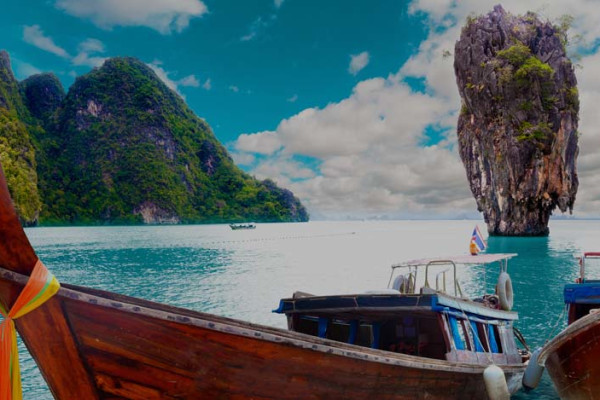
#> input picture ComputerVision/TP1/input.jpg, 600 x 400 px
$ python ex3.py
#> lines starting #> are read from the running program, lines starting #| are printed output that depends on the picture; after the words box and inside, x2 and y2 are one past the last pixel; in counts of white or black regions, pixels touching at a corner belong together
import numpy as np
import matplotlib.pyplot as plt
import cv2 as cv

image = cv.imread("input.jpg", 0)
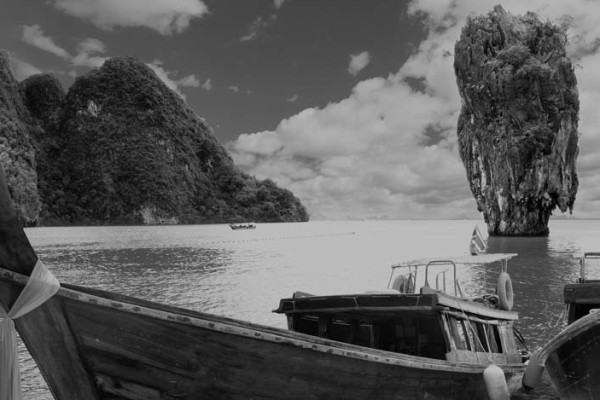
#> image: shape (400, 600); min 0, max 199, mean 92.4
image_array = np.array(image)

hauteur, largeur = image_array.shape
#> hauteur = 400; largeur = 600

# print(hauteur, largeur)

histogramme = np.zeros((256), dtype=int)
binaire = np.zeros((hauteur, largeur), dtype=int)

for x in range(hauteur):
    for y in range(largeur):
        histogramme[image_array[x, y]] += 1


flattened_list = [element for row in image_array for element in row]
#> flattened_list = 240000 items
n = len(flattened_list)
#> n = 240000

tab_tri = sorted(flattened_list)
#> tab_tri = 240000 items

if n % 2 == 0:
    seuil = (tab_tri[n//2] + tab_tri[n//2 - 1]) / 2
#> seuil = 80
else:
    seuil = tab_tri[n // 2]


for x in range(hauteur):
    for y in range(largeur):
        if image_array[x, y] >= seuil:
            binaire[x, y] = 1
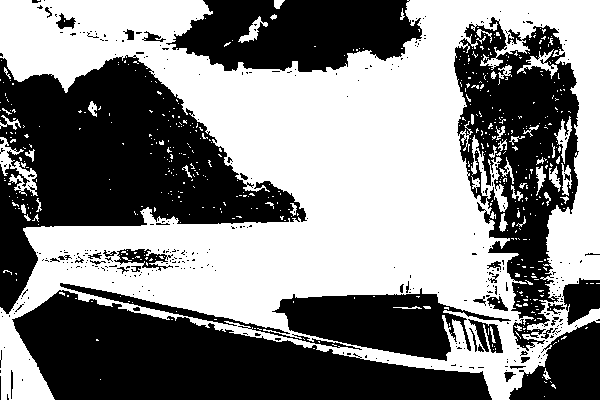
#> binaire: shape (400, 600) int64; values 0 (black) and 1 (white), 51.3% white; 369 black regions (324 under 20 px), largest, box (x1, y1, x2, y2) and area: (0, 55, 307, 314) 34798, (12, 290, 492, 400) 28939, (454, 17, 579, 351) 20280


plt.figure(figsize=(10, 10))

plt.subplot(221)
plt.imshow(image_array, cmap='gray')
plt.title("image au niv gris")

plt.subplot(224)
plt.imshow(binaire, cmap='gray')
plt.title("binaire")

plt.subplot(223)
plt.plot(histogramme)
plt.title(f"histogramme seuil : {seuil}")


# plt.tight_layout()
plt.show()
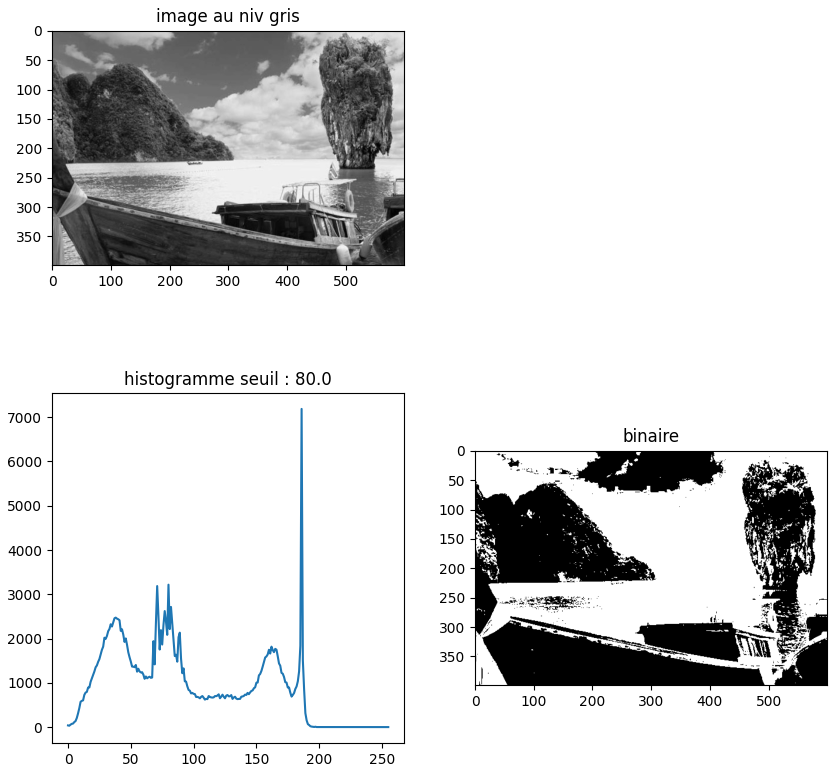
#> figure drawn by matplotlib, 3 panels; panel 3: curve peaks at x = 186, y = 7188
